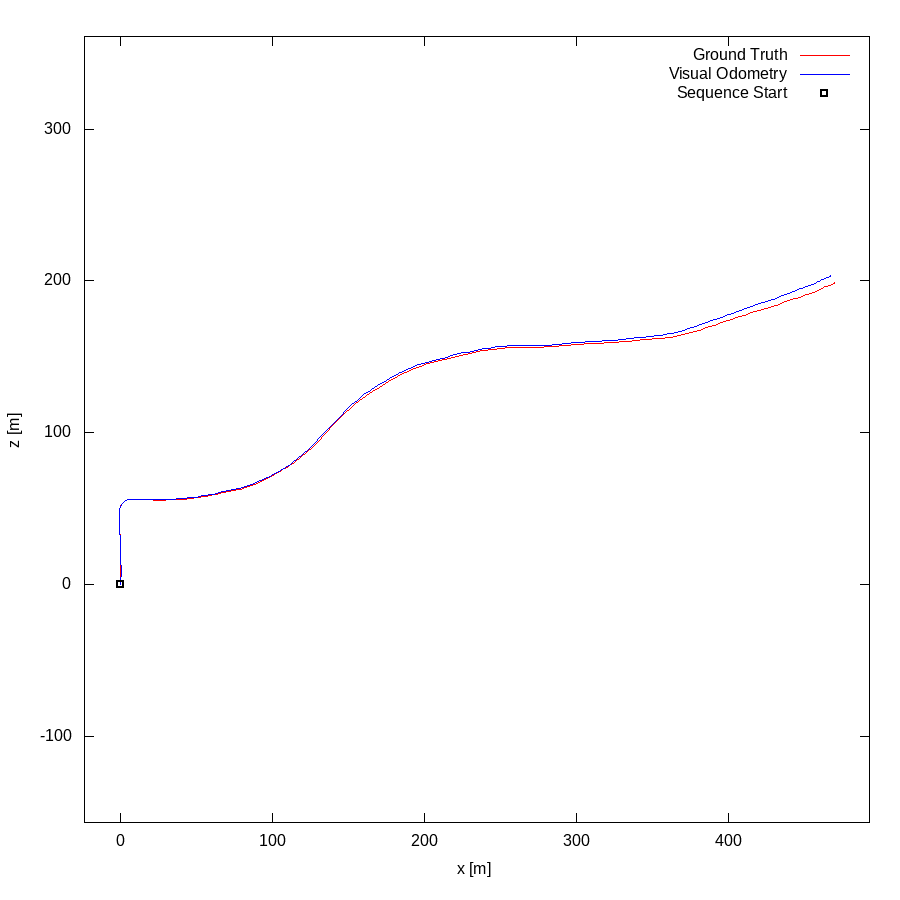

gnuplot code for this plot:
set term postscript eps enhanced color
set output "03.eps"
set size ratio -1
set xrange [-24:493]
set yrange [-157:361]
set xlabel "x [m]"
set ylabel "z [m]"
plot "03.txt" using 1:2 lc rgb "#FF0000" title 'Ground Truth' w lines,"03.txt" using 3:4 lc rgb "#0000FF" title 'Visual Odometry' w lines,"< head -1 03.txt" using 1:2 lc rgb "#000000" pt 4 ps 1 lw 2 title 'Sequence Start' w points
